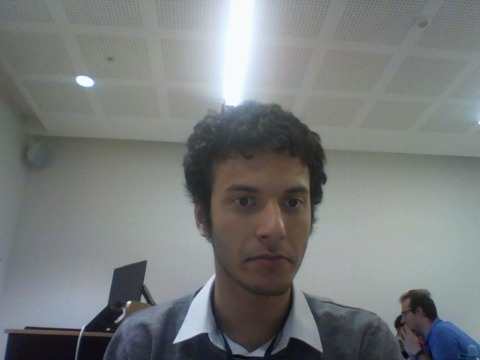
#> input picture img.jpg, 480 x 360 px
$ python test.py
#> lines starting #> are read from the running program, lines starting #| are printed output that depends on the picture
from PIL import Image
from PIL import ImageFont
from PIL import ImageDraw

img = Image.open("img.jpg")
#> img is the input picture: PIL image 480x360 RGB; mean R, G, B 120.5, 124.1, 123.8
draw = ImageDraw.Draw(img)
# font = ImageFont.truetype(<font-file>, <font-size>)
font = ImageFont.truetype("data/arial.ttf", 30)
# draw.text((x, y),"Sample Text",(r,g,b))
draw.text((120, 80),"I'm Feeling Great!",(255,255,255),font=font)
img.save('sample-out.jpg')
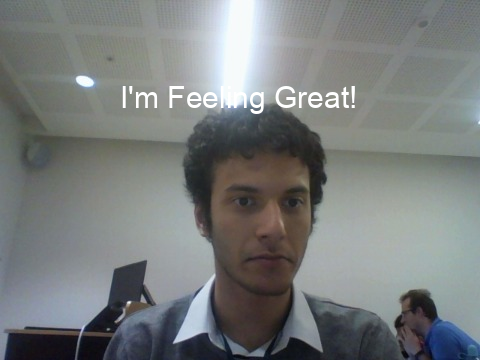
#> saved as sample-out.jpg: PIL image 480x360 RGB; mean R, G, B 121.5, 125, 124.7
